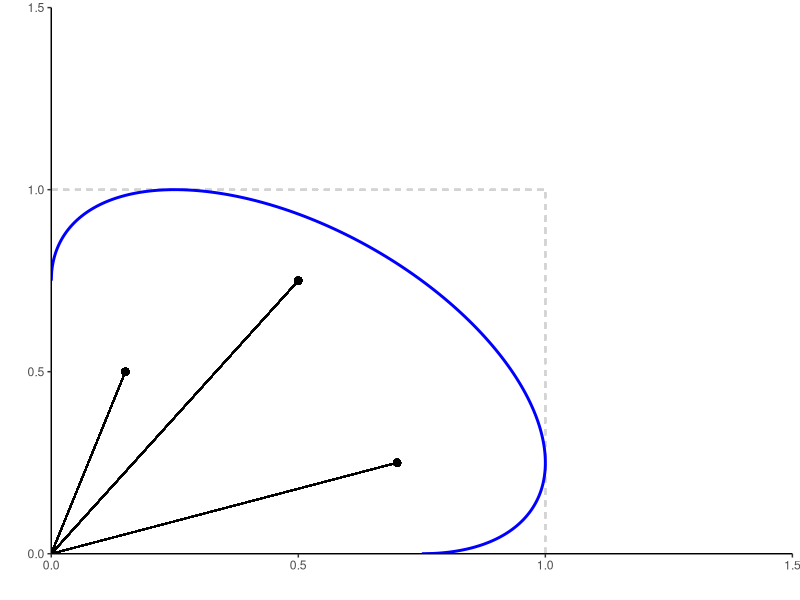

Here is the R script that generated this plot: (Note: this script raises an error after producing the figure.)
# library(evd)
# library(extRemes)
library(mvtnorm)
library(tidyverse)
library(patchwork)


gauss_gauge <- function(x, y, rho = 0.5) {
  top <- x + y - 2 * rho * sqrt(x * y)
  return(top/(1-rho^2))
}

w <- seq(0, 1, length.out = 1000)
gw <- gauss_gauge(w, 1-w, 0.5)
df <- cbind(w, 1-w, gw) |> as_tibble() |> rename(v = V2)
limit_set_plot <- df |> ggplot() + 
  geom_segment(aes(x = 1, y = 0, xend=1, yend=1), linetype = 2, color = "lightgrey") +
  geom_segment(aes(x = 0, y = 1, xend=1, yend=1), linetype = 2, color = "lightgrey") +
  geom_path(aes(x = w/gw, y =v/gw), linewidth = 1, color = "blue") +
  theme_classic() +
  theme(panel.background = element_rect(fill='transparent'),
        plot.background = element_rect(fill='transparent', color='transparent')) +
  geom_point(aes(x = 0.5, y = 0.75), size = 2) + geom_segment(aes(x = 0, y = 0, xend = 0.5, yend = 0.75)) + 
  geom_point(aes(x = 0.7, y = 0.25), size = 2) + geom_segment(aes(x = 0, y = 0, xend = 0.7, yend = 0.25)) +
  geom_point(aes(x = 0.15, y = 0.5), size = 2) + geom_segment(aes(x = 0, y = 0, xend = 0.15, yend = 0.5)) +
  xlab("") + ylab("") +
  scale_x_continuous(limits = c(0, 1.5), expand = c(0,0)) + 
  scale_y_continuous(limits = c(0, 1.5), expand = c(0,0))
ggsave("~/Desktop/csu/prelim_presentation/limit_set_plot.pdf",
       plot = limit_set_plot,
       dpi = 320,
       bg = "transparent",
       width =3, height = 3)
knitr::plot_crop("~/Desktop/csu/prelim_presentation/limit_set_plot.pdf")


limit_set_geometry <- df |> ggplot() + 
  geom_segment(aes(x = 1, y = 0, xend=1, yend=1), linetype = 2, color = "lightgrey") +
  geom_segment(aes(x = 0, y = 1, xend=1, yend=1), linetype = 2, color = "lightgrey") +
  geom_path(aes(x = w/gw, y =v/gw), linewidth = 1, color = "blue") +
  theme_classic() +
  theme(panel.background = element_rect(fill='transparent'),
        plot.background = element_rect(fill='transparent', color='transparent')) +
  scale_x_continuous(limits = c(0, 1.5), expand = c(0,0)) + 
  scale_y_continuous(limits = c(0, 1.5), expand = c(0,0)) +
  geom_segment(aes(x = 0, y = 0, xend = 1.25, yend = 1.25),
               arrow = arrow(length = unit(0.5, "cm"))) +
  annotate("rect", xmin = 0.75, xmax = Inf,   ymin = 0.75,  ymax = Inf, fill = "salmon", alpha = 0.3) +
  geom_point(aes(x = 0.75, y = 0.75), shape = 8, size = 4, color = "red") +
  geom_point(aes(x = 0.75, y = 0.75), shape = 19, size = 2.5, color = "red") +
  xlab("") + ylab("")
  
# + geom_segment(aes(x = 0, y = 0, xend = 0.5, yend = 0.75)) + 
#   geom_point(aes(x = 0.7, y = 0.25), size = 2) + geom_segment(aes(x = 0, y = 0, xend = 0.7, yend = 0.25)) +
#   geom_point(aes(x = 0.15, y = 0.5), size = 2) + geom_segment(aes(x = 0, y = 0, xend = 0.15, yend = 0.5)) +
#   xlab("") + ylab("")
ggsave("~/Desktop/csu/prelim_presentation/limit_set_geometry.pdf",
       plot = limit_set_geometry,
       dpi = 320,
       bg = "transparent",
       width =3, height = 3)
knitr::plot_crop("~/Desktop/csu/prelim_presentation/limit_set_geometry.pdf")
